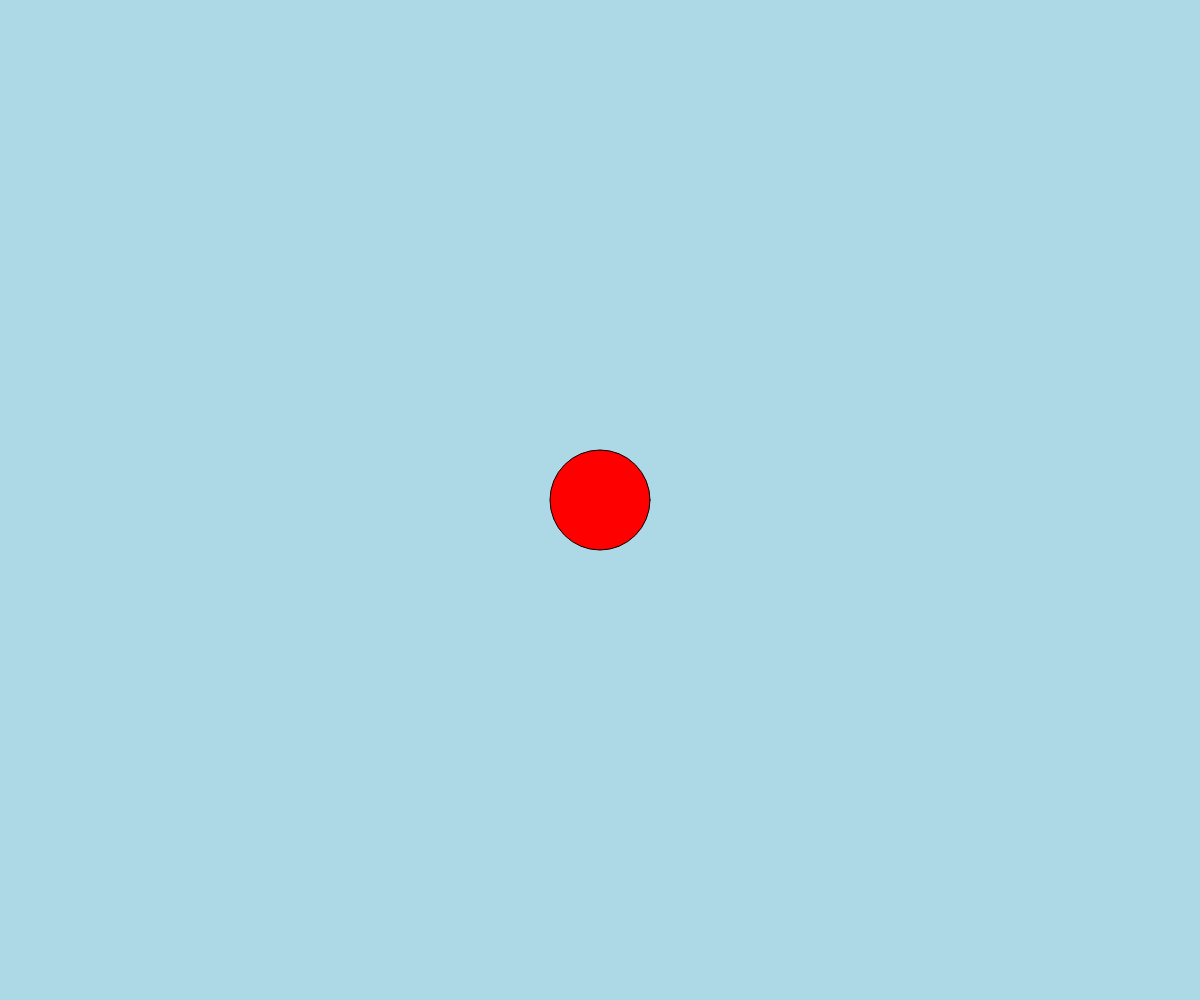
Frame 1 (no input)
Frame 60 (no input): identical to frame 1, image omitted
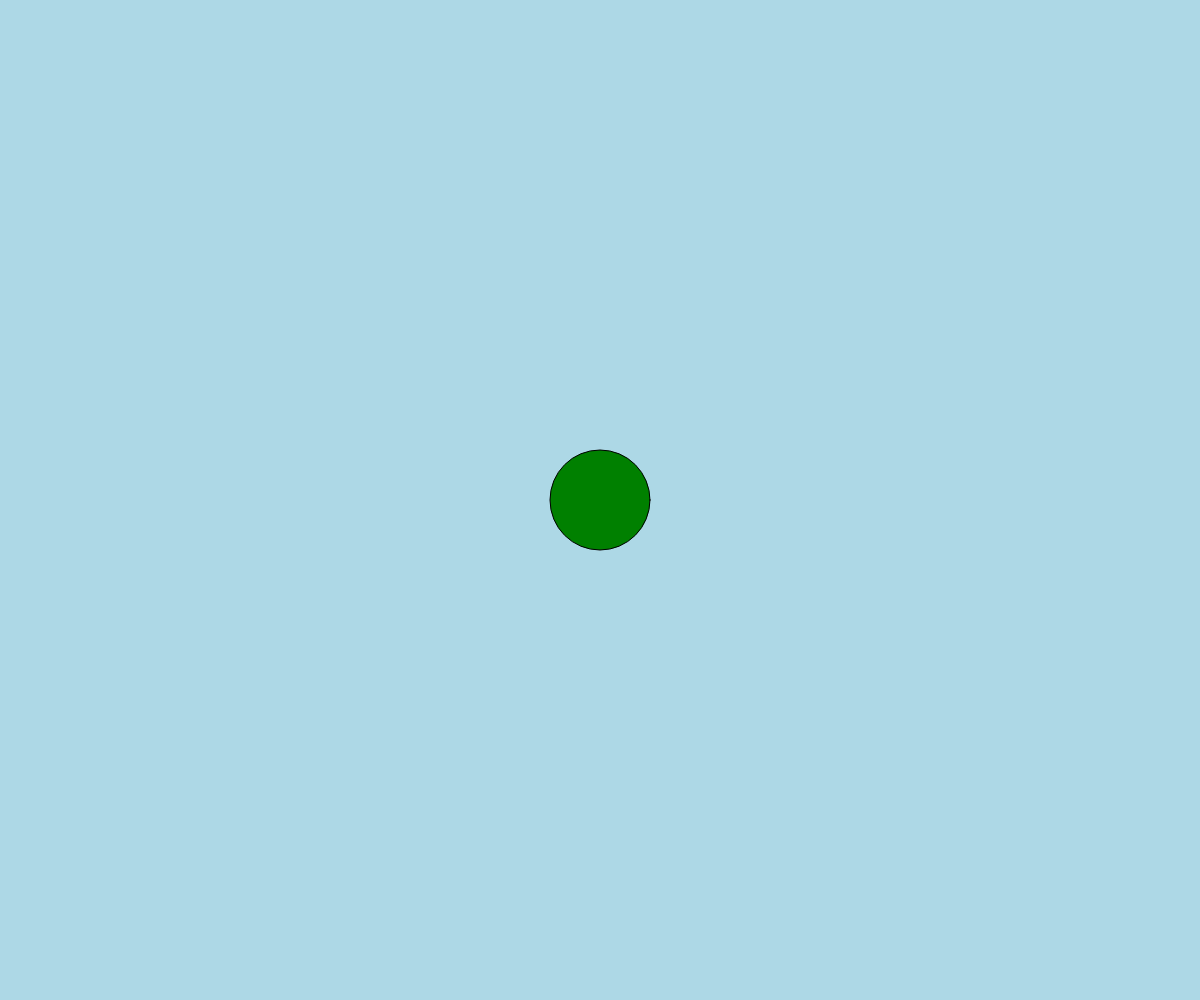
Frame 120 (the mouse pressed at the canvas centre since frame 60)

The p5.js sketch that drew these frames (run headless with seeded random() and noise() and a simulated clock; from frame 60 on, the mouse is pressed at the canvas centre):

// p5.js sketch
// ── sketch.js
function setup(){
    createCanvas(innerWidth, innerHeight); 
}

function draw(){
    background('lightblue');
    if(dist(mouseX, mouseY, width/2, height/2) > 50){
        fill('red')
    } else {
        fill('green');
    }
    ellipse(width/2, height/2, 100, 100);
}
